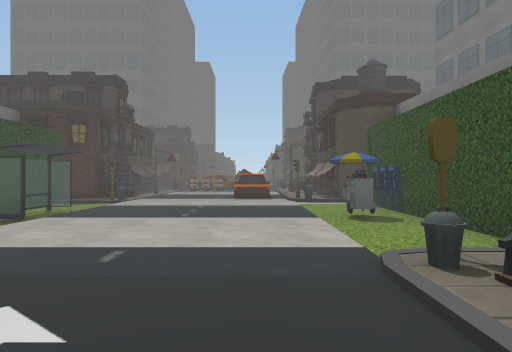
view 1 (above)

20 first-person views from a walk through a scene from a Unity 3-D project. The camera is 1.2 m above the floor, looks level and sees 75° across. The floor is counted in squares, 2 m on a side. Each view is taken from the middle of a square. On the plan, view 1 faces up. The plan holds only what a view shows up to about 10 squares ahead; the rest is blank. The place goes on beyond the plan. The player is left out. Some animated figures are not drawn. Some surface patterns are stand-ins.

view 2
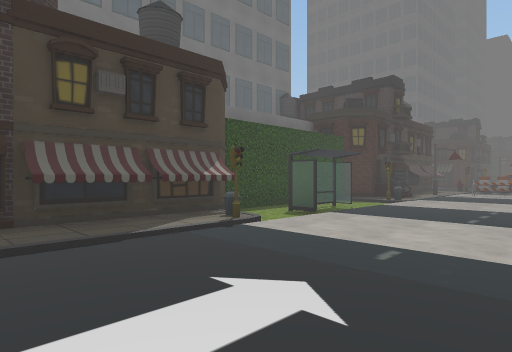

view 3
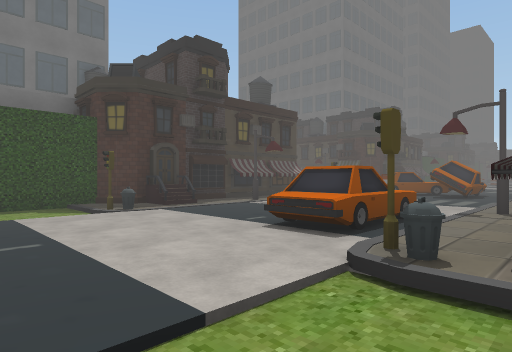

view 4
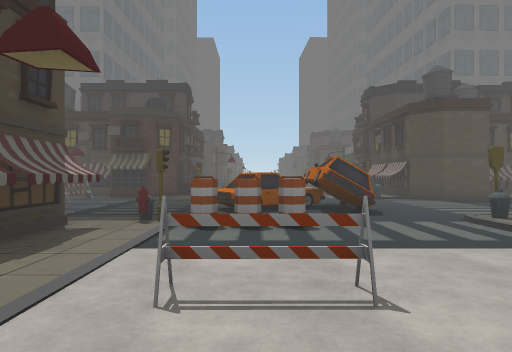

view 5
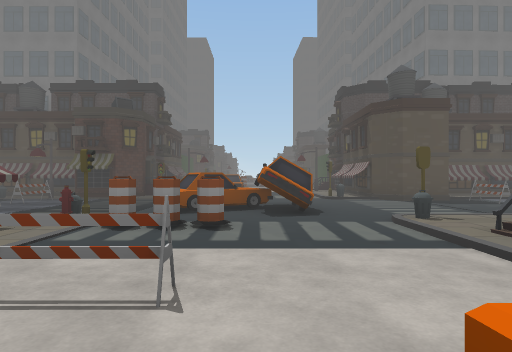

view 6
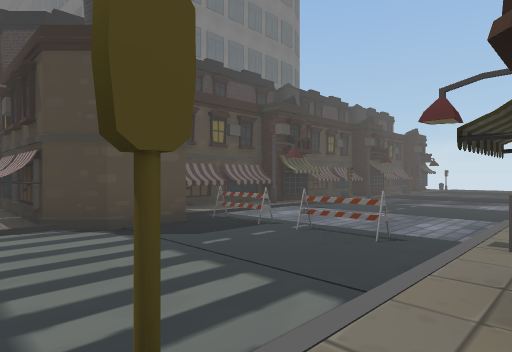

view 7
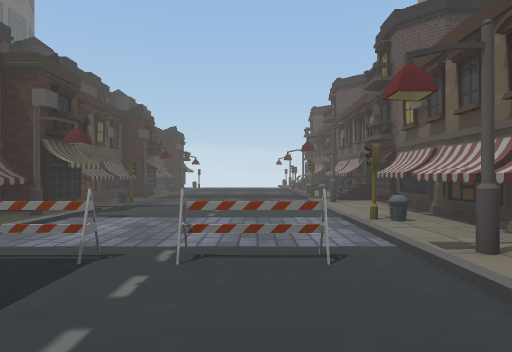

view 8
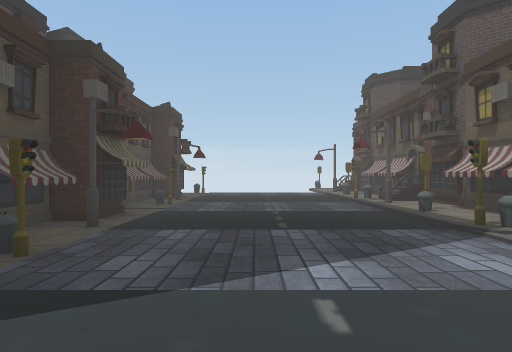

view 9
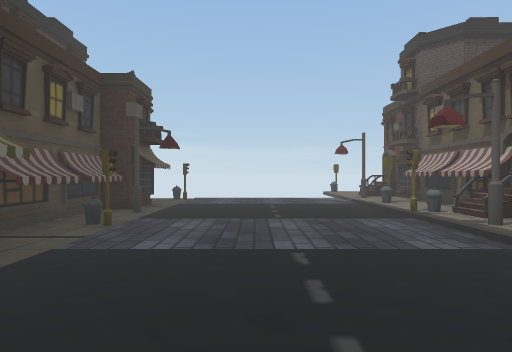

view 10
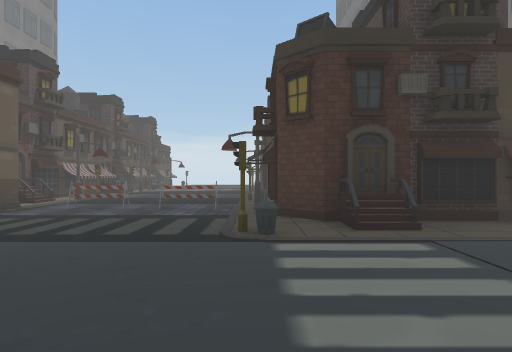

view 11
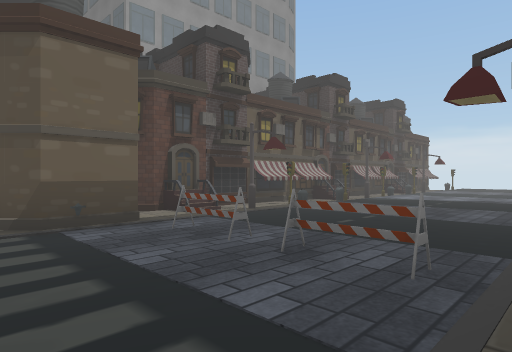

view 12
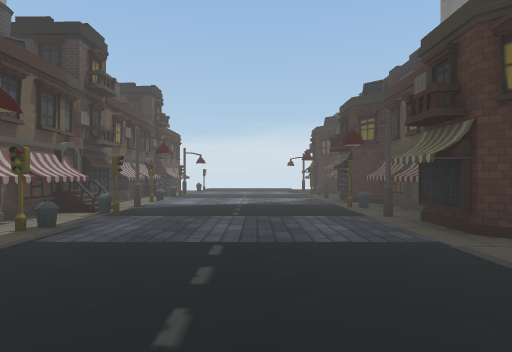

view 13
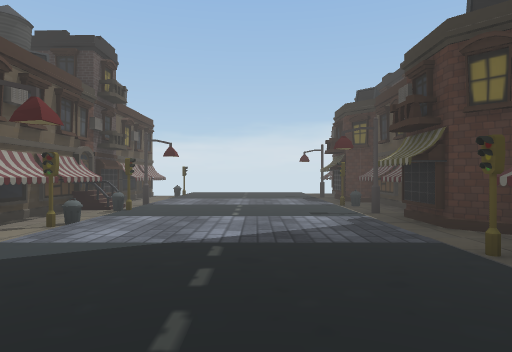

view 14
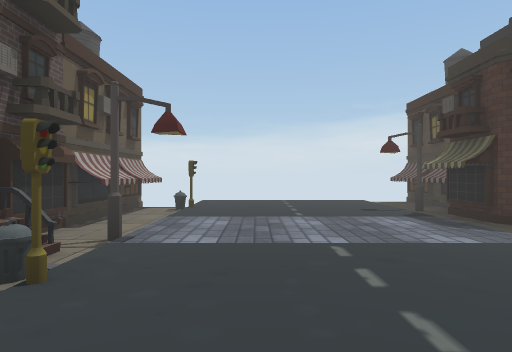

view 15
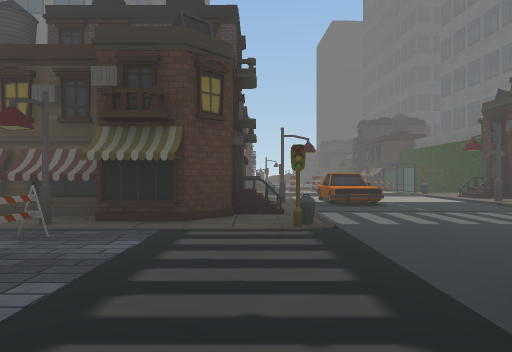

view 16
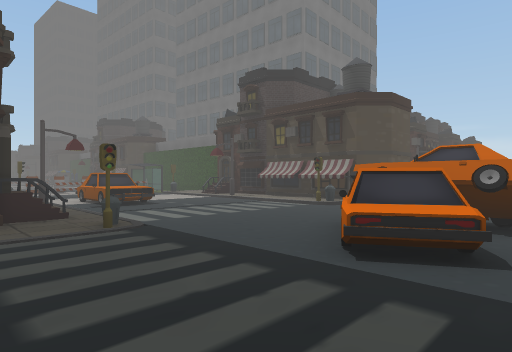

view 17
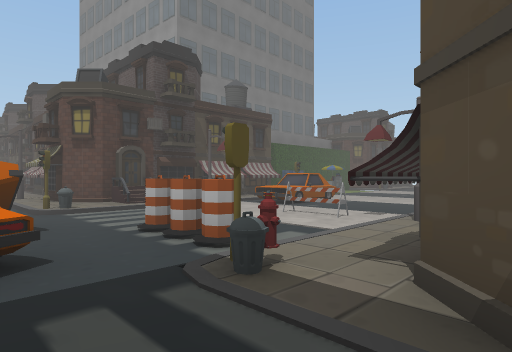

view 18
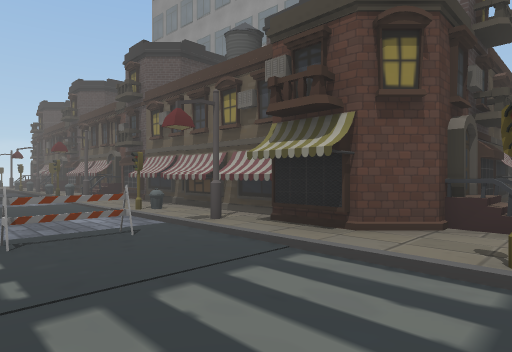

view 19
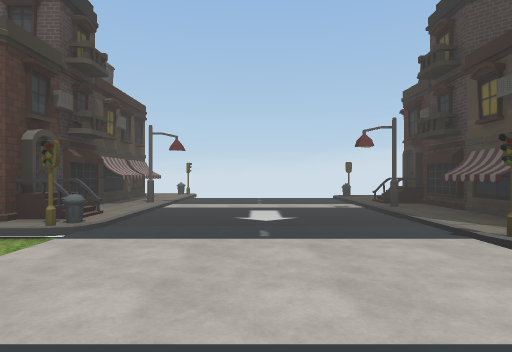

view 20
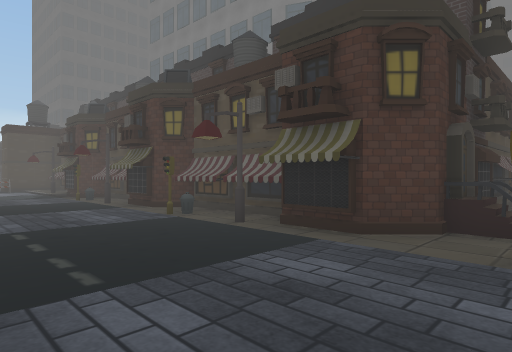

### Floor plan
Key: @ floor where view 1 was taken; # wall or solid block; x gap in a wall; . floor; / step, stairs or slope; = window, fence, low wall or low ledge; ^ raised ledge; C car; H hedge; B building; Y hydrant; O other object.
Columns run from 19 left of view 1 to 19 right of it. Each row starts with its distance up from view 1.
 23                ^.C  .#
 22                x.   .#
 21               #......#
 20 #### ###########..../#  ##############
 19 #.#####.##.#.##.#...#^# ..##.###.#.##.#
 18 .............O.........O...............
 17 ..................C....................
 16 .............O...CCC...O...............
 15 ...........#........#////#....#.../....
 14 ^.#^^^###^..###xYO../.##....#=...##/###
 13 #############  ^O.../#################
 12                ^.O  /#
 11               #.#   /#
 10               ##...C/#
  9               H/.  C/^B
  8                //   #/H
  7              HH
  6              HHO  .  .
  5                O
  4                       HH
  3                x.   ..
  2                ^.....#H
  1                #.....#
  0               ##...@.#
 -1               #/.   .#
 -2                ..   .#
 -3                #=   .#
 -4                      #

Positions as (right, up) in squares from view 1, and headings:
1: (0, 0), facing up
2: (0, 0), facing up-left
3: (2, 6), facing up-left
4: (-2, 10), facing up
5: (-1, 10), facing up
6: (1, 14), facing up-right
7: (2, 16), facing right
8: (7, 17), facing right
9: (10, 17), facing right
10: (0, 19), facing left
11: (-4, 19), facing down-left
12: (-6, 17), facing left
13: (-10, 17), facing left
14: (-14, 16), facing left
15: (-4, 15), facing up
16: (-5, 15), facing up-right
17: (-5, 16), facing down-right
18: (1, 17), facing down-right
19: (-1, 6), facing down
20: (19, 16), facing up-left
